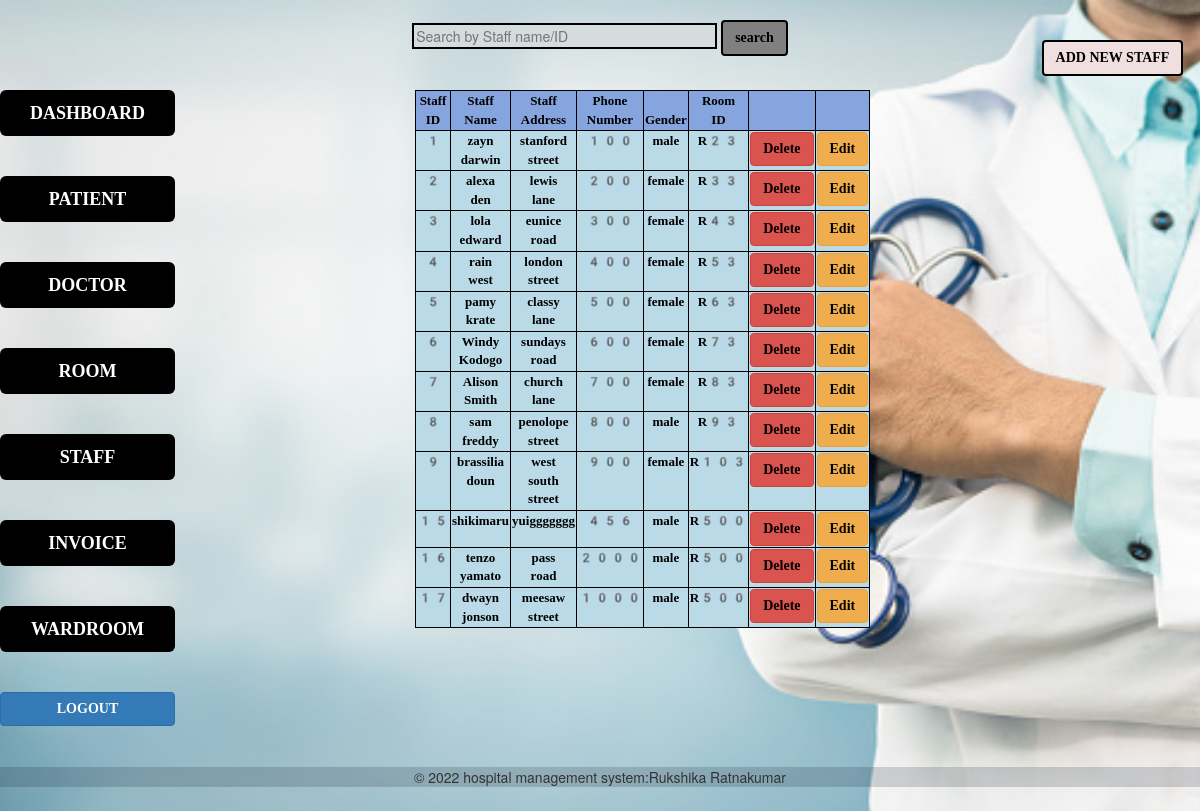
/rukshika/staff.php, run on the app's committed database.
### tables this page shows
CREATE TABLE `staff` (
  `staff_id` int(50) NOT NULL,
  `staff_name` varchar(50) NOT NULL,
  `s_address` varchar(50) NOT NULL,
  `s_phone_no` int(50) NOT NULL,
  `s_gender` varchar(50) NOT NULL,
  `room_id` varchar(50) NOT NULL
);

### rukshika/staff.php (the view, shortened to what this page needs)
<?php
include('config.php');
if(isset($_POST['find']))
{
    $valueToSearch = $_POST['valueToSearch'];
    $query = "SELECT * FROM `staff` WHERE CONCAT(`staff_id`, `staff_name`) LIKE '%".$valueToSearch."%'";
    $search_result = filterTable($query);
}
else {
    $query = "SELECT * FROM `staff`";
    $search_result = filterTable($query);
}
function filterTable($query)
{
    $connect = mysqli_connect("localhost", "root", "", "arogya");
    $filter_Result = $connect->query($query);
    return $filter_Result;
}
?>
<!DOCTYPE html>
<html lang="en">
<head>
    <link href="bootstrap-3.4.1-dist/css/bootstrap.min.css" rel="stylesheet" type="text/css">
    <link href="style.css" type="text/css" rel="stylesheet">
</head>
<body>
<form action="staff.php" method="post" style="text-align:center;">
<div class="row">
<div class="col-md-8"><br>
    <input type="search" placeholder="Search by Staff name/ID" style="background-color:#d4dcde;color:black;border:2px solid black;padding-right:130px;" placeholder="Search.." id="valueToSearch" name="valueToSearch"/>
    <button type="submit" class="btn btn-primary"  style="background-color:grey;color:black;border:2px solid black;" name="find" value="Search">search</button>
</div>
<div class="col-md-2">
    <a href="addstaff.php"><br><br>
    <button type="button" class="btn btn-success " style="background-color:#efdfdf;color:black;border:2px solid black;">ADD NEW STAFF</button></a>
</div>
</div>
</form>
<form action="updatestaff.php" method="post">
    <div class="row">
        <div class="col-md-2">
            <a href="dashboard.html">
                <button type="button" class="btn btn-secondary btn-lg btn-block" data-toggle="button" aria-pressed="false" autocomplete="off">
                    DASHBOARD
                </button><br></a><br>
            <a href="patient.php">
                <button type="button" class="btn btn-secondary btn-lg btn-block" data-toggle="button" aria-pressed="false" autocomplete="off">
                    PATIENT
                </button></a><br><br>
            <a href="doctor.php">
                <button type="button" class="btn btn-secondary btn-lg btn-block" data-toggle="button" aria-pressed="false" autocomplete="off">
                    DOCTOR
                </button></a><br><br>
            <a href="room.php">
                <button type="button" class="btn btn-secondary btn-lg btn-block" data-toggle="button" aria-pressed="false" autocomplete="off">
                    ROOM
                </button></a><br><br>
            <a href="staff.php">
                <button type="button" class="btn btn-secondary btn-lg btn-block" data-toggle="button" aria-pressed="false" autocomplete="off">
                    STAFF
                </button></a><br><br>
            <a href="invoice.php">
                <button type="button" class="btn btn-secondary btn-lg btn-block" data-toggle="button" aria-pressed="false" autocomplete="off">
                    INVOICE
                </button></a><br><br>
            <a href="wardroom.php">
                <button type="button" class="btn btn-secondary btn-lg btn-block" data-toggle="button" aria-pressed="false" autocomplete="off">
                    WARDROOM
                </button></a><br><br>
            <a href="LoginPage.html">
                <button type="button" class="btn btn-primary btn-block" data-toggle="button" aria-pressed="false" autocomplete="off">
                    LOGOUT
                </button></a><br><br>
            <div class="col-md-4">
            </div>
            <div class="col-md-6"></div>
</div>
        <div class="row">
            <div class="col-md-2"></div>
            <div class="col-md-4">
              <table id="editable_table"class="table table-bordered table-condensed table-striped">
                <thead>
                    <tr>
                        <th>Staff ID</th>
                        <th>Staff Name</th>
                        <th>Staff Address</th>
                        <th>Phone Number</th>
                        <th>Gender</th>
                        <th>Room ID</th>
                        <th></th>
                        <th></th>
                    </tr>
                </thead>
                <tbody>
                    <?php
                    while($row=$search_result->fetch_assoc()){
                    echo"<tr>";
                    echo"<td>"; echo $row['staff_id'];echo"</td>";
                    echo"<td>";  echo $row['staff_name'];echo"</td>";
                    echo"<td>";  echo $row['s_address'];echo"</td>";
                    echo"<td>";  echo $row['s_phone_no'];echo"</td>";
                    echo"<td>";  echo $row['s_gender'];echo"</td>";
                    echo"<td>";  echo $row['room_id'];echo"</td>";
                    echo"<td>"; ?> <a href="deletestaff.php?id=<?php echo $row["staff_id"]; ?>"><button type='button' class="btn btn-danger" >Delete</button></a> <?php echo "</td>";
                    echo"<td>"; ?> <a href="updatestaff.php?id=<?php echo $row["staff_id"]; ?>"><button type='button' class="btn btn-warning" >Edit</button></a> <?php echo "</td>";
                    echo "</tr>";
                    }
                    ?>
                </tbody>
              </table>
            </div>
            <div class="col-md-6"></div>
        </div>
</form>
</body>
<footer style="padding:0px; margin:0px;background-color: rgba(2, 17, 30, 0.166);">
    <p>&copy; 2022 hospital management system:Rukshika Ratnakumar</p>
</footer>
</html>

### rukshika/style.css (style rules this page uses)
body { background-repeat:no-repeat; background-image: url("image/image3.jpg"); background-size: cover; }
.btn { font-weight: bolder; font-family: serif; }
.btn-secondary { background-color: black; color: white; font-weight: bolder; }
.btn-lg { font-weight: bolder; }
.btn-block { font-weight: bolder; }
table { margin: 0 auto black; font-size:small; }
td { background-color: #badae7; border: 2px solid black; font-weight: bolder; }
th { border:2px solid black; color: black; text-align: center; }
td { font-weight: bolder; border: 2px solid black; padding: 0px; text-align: center; color: black; font-family: 'emoji'; }
.table-bordered>tbody>tr>td, .table-bordered>tbody>tr>th, .table-bordered>tfoot>tr>td, .table-bordered>tfoot>tr>th, .table-bordered>thead>tr>td,.table-bordered>thead>tr>th { border: 1px solid black; }
.table>caption+thead>tr:first-child>td, .table>caption+thead>tr:first-child>th, .table>colgroup+thead>tr:first-child>td, .table>colgroup+thead>tr:first-child>th, .table>thead:first-child>tr:first-child>td, .table>thead:first-child>tr:first-child>th { border: 1px solid black; background-color: rgb(134, 165, 222); font-family: 'emoji'; }
.table-condensed>tbody>tr>td, .table-condensed>tbody>tr>th, .table-condensed>tfoot>tr>td, .table-condensed>tfoot>tr>th, .table-condensed>thead>tr>td, .table-condensed>thead>tr>th { padding: 1px; }
.row:after { content: ""; display: table; clear: both; }
.btn-danger, .btn-warning { color: black; }
a:link { text-decoration: none; }

### rukshika/staff.php (style rules this page uses)
body { text-align:center; }

### data on the page
staff: staff_id "1", staff_name "zayn darwin", s_address "stanford street", s_phone_no "100", s_gender "male", room "R23"
staff: staff_id "2", staff_name "alexa den", s_address "lewis lane", s_phone_no "200", s_gender "female", room "R33"
staff: staff_id "3", staff_name "lola edward", s_address "eunice road", s_phone_no "300", s_gender "female", room "R43"
staff: staff_id "4", staff_name "rain west", s_address "london street", s_phone_no "400", s_gender "female", room "R53"
staff: staff_id "5", staff_name "pamy krate", s_address "classy lane", s_phone_no "500", s_gender "female", room "R63"
staff: staff_id "6", staff_name "Windy Kodogo", s_address "sundays road", s_phone_no "600", s_gender "female", room "R73"
staff: staff_id "7", staff_name "Alison Smith", s_address "church lane", s_phone_no "700", s_gender "female", room "R83"
staff: staff_id "8", staff_name "sam freddy", s_address "penolope street", s_phone_no "800", s_gender "male", room "R93"
staff: staff_id "9", staff_name "brassilia doun", s_address "west south street", s_phone_no "900", s_gender "female", room "R103"
staff: staff_id "15", staff_name "shikimaru", s_address "yuiggggggg", s_phone_no "456", s_gender "male", room "R500"
staff: staff_id "16", staff_name "tenzo yamato", s_address "pass road", s_phone_no "2000", s_gender "male", room "R500"
staff: staff_id "17", staff_name "dwayn jonson", s_address "meesaw street", s_phone_no "1000", s_gender "male", room "R500"
